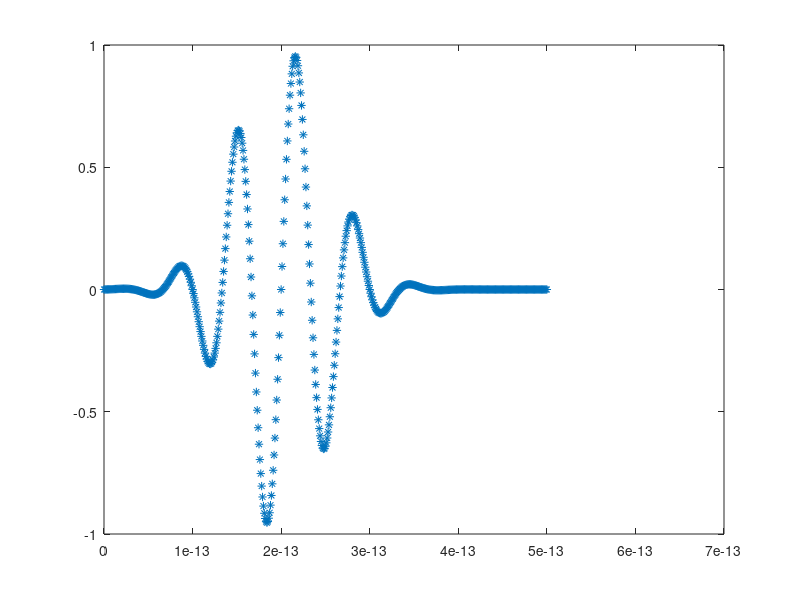

The MATLAB script that drew this image:
amplitude=1.0
wavenumber=500
frequency=wavenumber*0.03e12
t0=0.2e-12
tau=0.075e-12
time = 0:1e-15:500e-15;
s = amplitude* sin(2 * pi * frequency * time) .* exp(-((time - t0) / tau).^2);
plot(time,s,'*')
